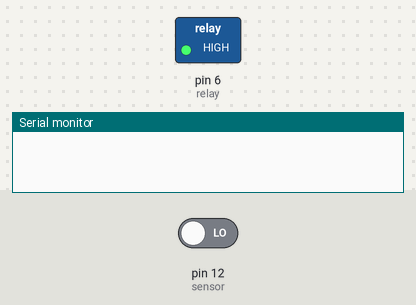
A sketch run on a simulated Arduino Uno, built with avr-gcc and run on an emulated ATmega328P. Parts: switched loads named in the sketch (green lamp = pin HIGH), the last lines printed to the serial monitor. Inputs (shaded band) come from the test bench; at power-on: pin 12 (sensor) LOW.

Above: at 0.5 s.
At 31.0 s:
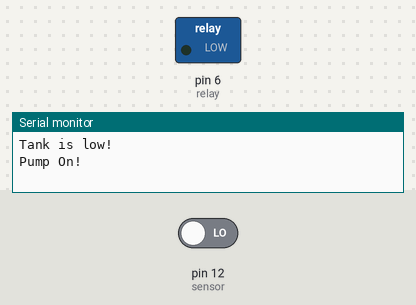
Timing chart, 0 to 79.3 s (numbered marks = the images above):
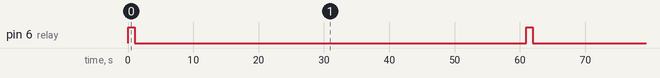

The sketch:

sketch_jan24a.ino
```cpp
#define sensor 12
#define relay 6
#define precision_tries 10
#define precision_delay 100
#define debug true

int i, tankFull, takes[precision_tries];

void setup() {
  Serial.begin(9600);
  pinMode (sensor, INPUT);
  pinMode (relay, OUTPUT);
  relay_switch(0);
}

int tankStatus(){
  for (i = 0; i < precision_tries; i++){
    takes[i] = digitalRead(sensor);
    if(i > 0 && takes[i-1] != takes[i]){
      return tankStatus();
    }
    delay(precision_delay);
  }
  return takes[0];
}

void relay_switch(int status){
    digitalWrite(relay, !status);
}

void loop() {
  tankFull = tankStatus();
  if(tankFull){
    #if debug
      Serial.println("Tank is full");
    #endif
    relay_switch(0);
  }
  else{
    #if debug
      Serial.println("Tank is low!");
    #endif
    relay_switch(1);
    #if debug
      Serial.println("Pump On!");
    #endif
    delay(60000); // Pump on for 60 seconds
    #if debug
      Serial.println("Pump Off!");
    #endif
    relay_switch(0);
  }
}
```

Measured:
- by itself, pin 6 (relay): alternates HIGH for 1.0 s and LOW for 60.0 s
